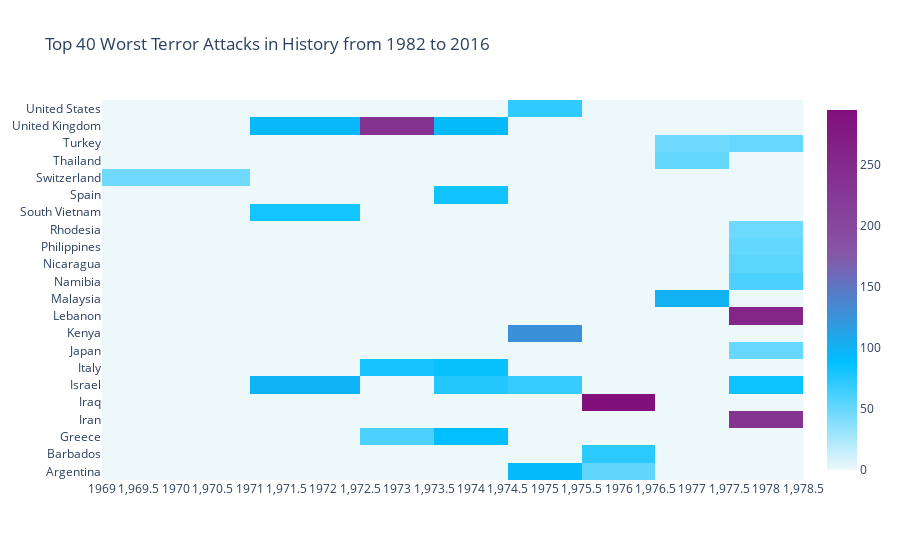
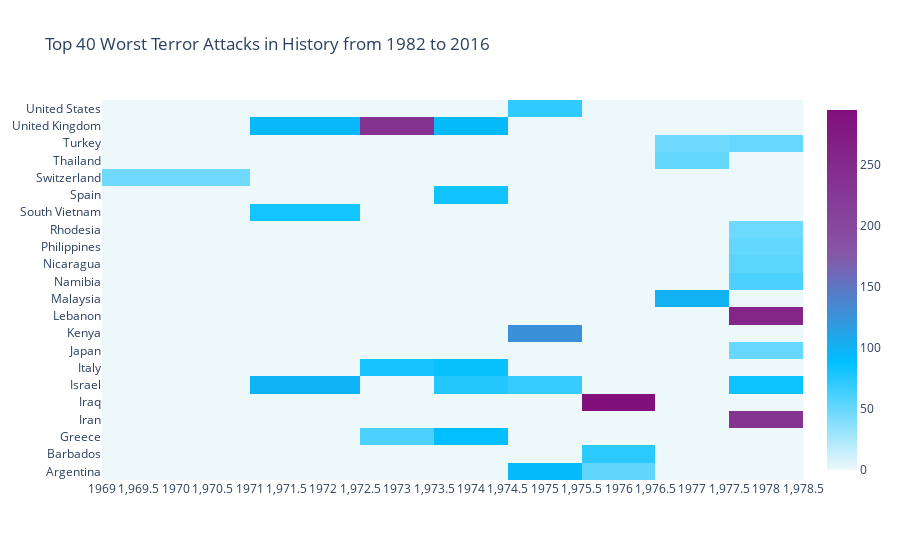

Source (notebook cell) for these figures, in order:
### Code cell
import plotly.offline as py
py.init_notebook_mode(connected=True)
import plotly.graph_objs as go
colorscale = [[0, '#edf8fb'], [.3, '#00BFFF'],  [.6, '#8856a7'],  [1, '#810f7c']]
heatmap = go.Heatmap(z=heat.values, x=heat.columns, y=heat.index, colorscale=colorscale)
data = [heatmap]
layout = go.Layout(
    title='Top 40 Worst Terror Attacks in History from 1982 to 2016',
    xaxis = dict(ticks='', nticks=20),
    yaxis = dict(ticks='')
)
fig = go.Figure(data=data, layout=layout)
py.iplot(fig, filename='heatmap',show_link=False)
import plotly.offline as py
py.init_notebook_mode(connected=True)
import plotly.graph_objs as go
colorscale = [[0, '#edf8fb'], [.3, '#00BFFF'],  [.6, '#8856a7'],  [1, '#810f7c']]
heatmap = go.Heatmap(z=heat.values, x=heat.columns, y=heat.index, colorscale=colorscale)
data = [heatmap]
layout = go.Layout(
    title='Top 40 Worst Terror Attacks in History from 1982 to 2016',
    xaxis = dict(ticks='', nticks=20),
    yaxis = dict(ticks='')
)
fig = go.Figure(data=data, layout=layout)
py.iplot(fig, filename='heatmap',show_link=False)

### Figure 1 — Plotly figure (JSON) as saved in the notebook; plotly's stock layout.template omitted (floating-point values rounded to 4 significant figures; data arrays with more than 128 entries replaced by an {"elided": "..."} marker saying what was removed)
{"data": [{"colorscale": [[0, "#edf8fb"], [0.3, "#00BFFF"], [0.6, "#8856a7"], [1, "#810f7c"]], "x": [1970, 1972, 1973, 1974, 1975, 1976, 1977, 1978], "y": ["Argentina", "Barbados", "Greece", "Iran", "Iraq", "Israel", "Italy", "Japan", "Kenya", "Lebanon", "Malaysia", "Namibia", "Nicaragua", "Philippines", "Rhodesia", "South Vietnam", "Spain", "Switzerland", "Thailand", "Turkey", "United Kingdom", "United States"], "z": {"elided": "22x8 float values"}, "type": "heatmap"}], "layout": {"title": {"text": "Top 40 Worst Terror Attacks in History from 1982 to 2016"}, "xaxis": {"nticks": 20, "ticks": ""}, "yaxis": {"ticks": ""}}}

### Figure 2 — Plotly figure (JSON) as saved in the notebook; plotly's stock layout.template omitted (floating-point values rounded to 4 significant figures; data arrays with more than 128 entries replaced by an {"elided": "..."} marker saying what was removed)
{"data": [{"colorscale": [[0, "#edf8fb"], [0.3, "#00BFFF"], [0.6, "#8856a7"], [1, "#810f7c"]], "x": [1970, 1972, 1973, 1974, 1975, 1976, 1977, 1978], "y": ["Argentina", "Barbados", "Greece", "Iran", "Iraq", "Israel", "Italy", "Japan", "Kenya", "Lebanon", "Malaysia", "Namibia", "Nicaragua", "Philippines", "Rhodesia", "South Vietnam", "Spain", "Switzerland", "Thailand", "Turkey", "United Kingdom", "United States"], "z": {"elided": "22x8 float values"}, "type": "heatmap"}], "layout": {"title": {"text": "Top 40 Worst Terror Attacks in History from 1982 to 2016"}, "xaxis": {"nticks": 20, "ticks": ""}, "yaxis": {"ticks": ""}}}
